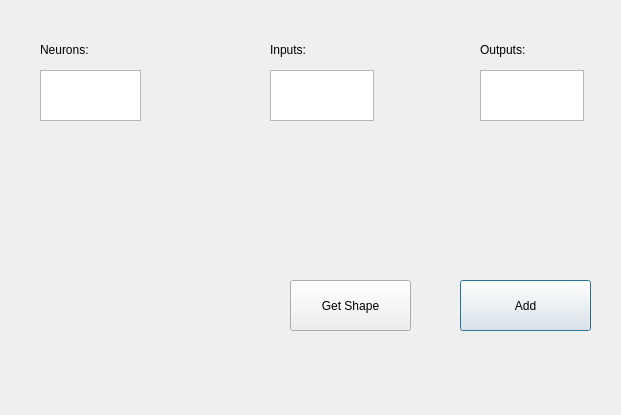
<?xml version="1.0" encoding="UTF-8"?>
<ui version="4.0">
 <class>AddDense</class>
 <widget class="QDialog" name="AddDense">
  <property name="geometry">
   <rect>
    <x>0</x>
    <y>0</y>
    <width>621</width>
    <height>415</height>
   </rect>
  </property>
  <property name="windowTitle">
   <string>Dialog</string>
  </property>
  <widget class="QTextEdit" name="neurons">
   <property name="geometry">
    <rect>
     <x>40</x>
     <y>70</y>
     <width>101</width>
     <height>51</height>
    </rect>
   </property>
   <property name="inputMethodHints">
    <set>Qt::ImhDigitsOnly|Qt::ImhFormattedNumbersOnly</set>
   </property>
  </widget>
  <widget class="QTextEdit" name="inputs">
   <property name="geometry">
    <rect>
     <x>270</x>
     <y>70</y>
     <width>104</width>
     <height>51</height>
    </rect>
   </property>
   <property name="inputMethodHints">
    <set>Qt::ImhDigitsOnly</set>
   </property>
  </widget>
  <widget class="QTextEdit" name="outputs">
   <property name="geometry">
    <rect>
     <x>480</x>
     <y>70</y>
     <width>104</width>
     <height>51</height>
    </rect>
   </property>
   <property name="inputMethodHints">
    <set>Qt::ImhDigitsOnly</set>
   </property>
  </widget>
  <widget class="QPushButton" name="pushButton">
   <property name="geometry">
    <rect>
     <x>460</x>
     <y>280</y>
     <width>131</width>
     <height>51</height>
    </rect>
   </property>
   <property name="text">
    <string>Add</string>
   </property>
  </widget>
  <widget class="QLabel" name="label">
   <property name="geometry">
    <rect>
     <x>40</x>
     <y>40</y>
     <width>63</width>
     <height>20</height>
    </rect>
   </property>
   <property name="text">
    <string>Neurons:</string>
   </property>
  </widget>
  <widget class="QLabel" name="label_2">
   <property name="geometry">
    <rect>
     <x>270</x>
     <y>40</y>
     <width>101</width>
     <height>20</height>
    </rect>
   </property>
   <property name="text">
    <string>Inputs:</string>
   </property>
  </widget>
  <widget class="QLabel" name="label_3">
   <property name="geometry">
    <rect>
     <x>480</x>
     <y>40</y>
     <width>101</width>
     <height>20</height>
    </rect>
   </property>
   <property name="text">
    <string>Outputs:</string>
   </property>
  </widget>
  <widget class="QPushButton" name="pushButton_2">
   <property name="geometry">
    <rect>
     <x>290</x>
     <y>280</y>
     <width>121</width>
     <height>51</height>
    </rect>
   </property>
   <property name="text">
    <string>Get Shape</string>
   </property>
  </widget>
 </widget>
 <resources/>
 <connections/>
</ui>
